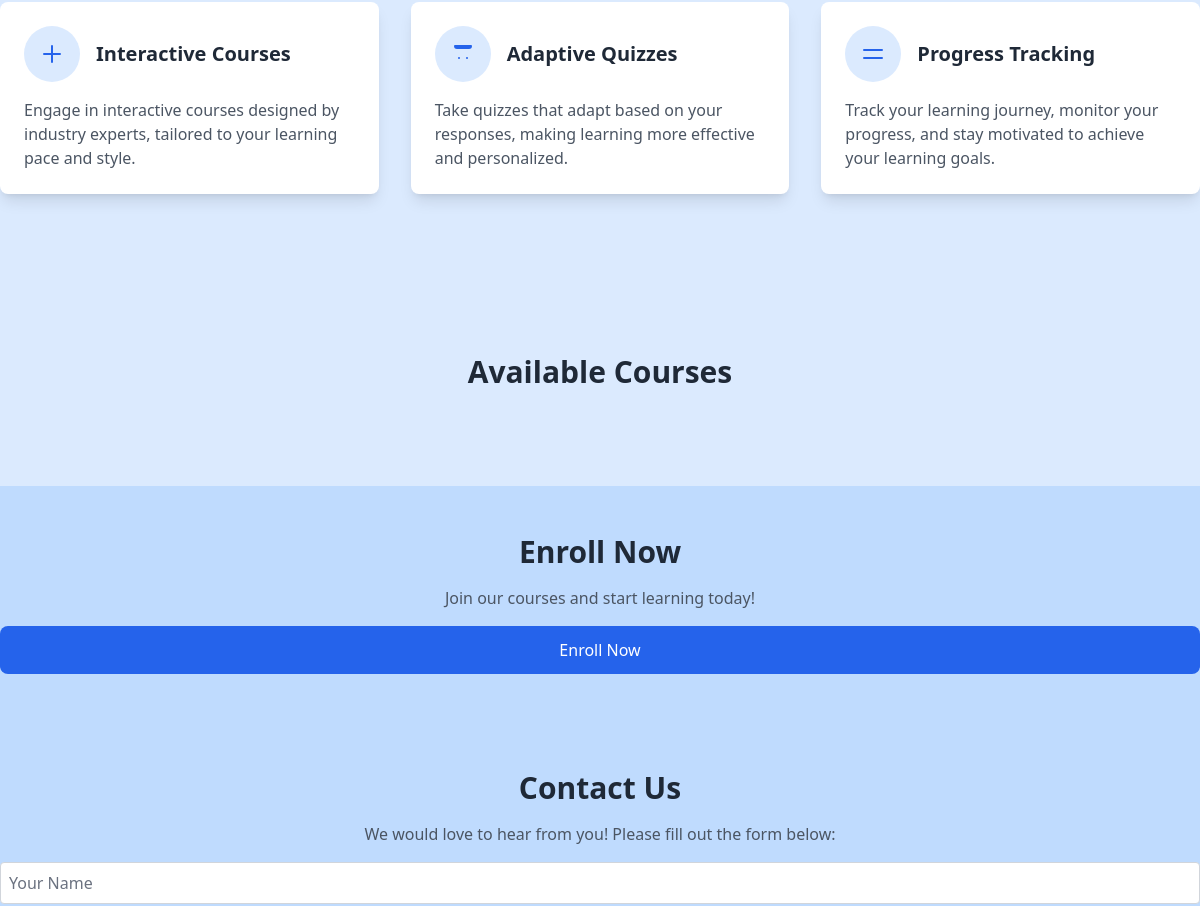
The app's page / (middle part), older data.
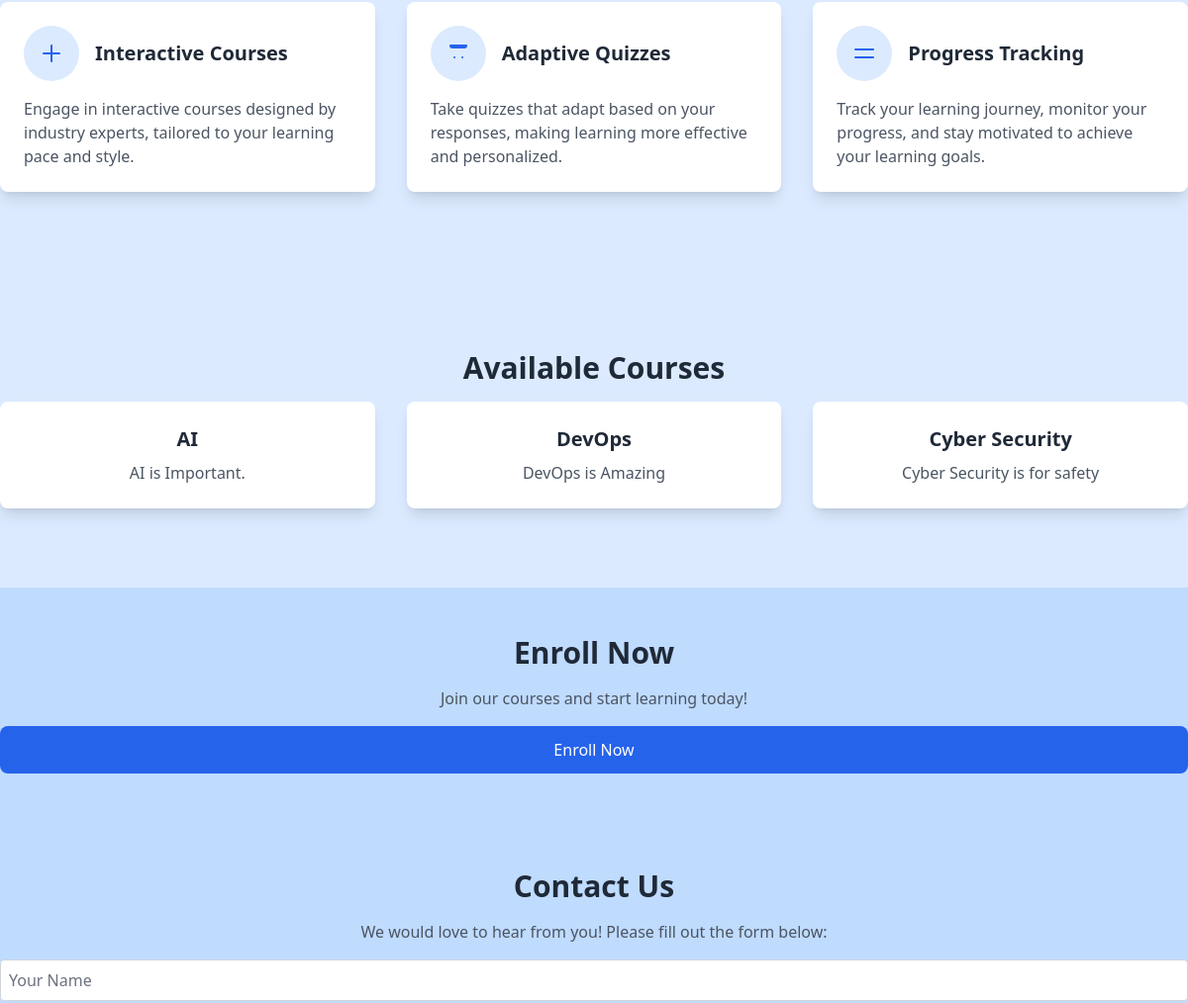
The same page, newer data.
### aiutorapp/models.py (models this page shows, shortened)
class Course(models.Model):
    name = models.CharField(max_length=255)
    description = models.TextField()
    creator = models.ForeignKey(CustomUser, on_delete=models.CASCADE)  # Link to the teacher who created the course
    created_at = models.DateTimeField(auto_now_add=True)  # Timestamp for when the course was created
    file = models.FileField(upload_to='course_files/', blank=True, null=True)  # Field for uploading course files
    media_files = models.FileField(upload_to='media_files/', blank=True, null=True)  # Field for uploading multiple media files
    youtube_link = models.URLField(blank=True, null=True)  # Field for storing YouTube video link

### aiutorapp/views.py (the view)
# urls.py: path('', views.index, name='indexpage'),
def index(request):
    logger.info(f"Request method: {request.method}, Path: {request.path}")
    if request.user.is_authenticated:
        if request.user.user_type == 'student':
            return redirect('student_dashboard')  # Redirect to student dashboard
        elif request.user.user_type == 'teacher':
            return redirect('teacher_dashboard')  # Redirect to teacher dashboard
    all_courses = Course.objects.all()  # Fetch all courses
    return render(request, 'index.html', {'user': request.user, 'courses': all_courses})  # Pass user and courses context

### aiutorapp/templates/index.html (shortened to what the changed rows need)
{% load static tailwind_tags %}
{% load static %}
<!DOCTYPE html>
<html lang="en">
<head>
    <link href="https://cdn.jsdelivr.net/npm/tailwindcss@2.2.19/dist/tailwind.min.css" rel="stylesheet">
    <link rel="stylesheet" href="{% static 'style.css' %}">
    {% tailwind_css %}
</head>
<body class="bg-gray-100 text-gray-800 font-sans flex flex-col min-h-screen">
    <section class="py-20 bg-blue-100" id="AvailableCourses">
        <div class="max-w-7xl mx-auto text-center space-y-4">
            <h2 class="text-3xl font-bold">Available Courses</h2>
            <div class="grid grid-cols-1 md:grid-cols-3 gap-8">
                {% for course in courses %}
                <div class="bg-white p-6 rounded-lg shadow-lg">
                    <h3 class="text-xl font-semibold">{{ course.name }}</h3>
                    <p class="mt-2 text-gray-600">{{ course.description }}</p>
                </div>
                {% endfor %}
            </div>
        </div>
    </section>
    <section class="py-12 bg-blue-200" id="EnrollNow">
        <div class="max-w-7xl mx-auto text-center space-y-4 flex flex-col ">
            <h2 class="text-3xl font-bold">Enroll Now</h2>
        </div>
    </section>
    <section class="py-12 bg-blue-200" id="Contact">
        <div class="max-w-7xl mx-auto text-center space-y-4">
            <h2 class="text-3xl font-bold">Contact Us</h2>
        </div>
    </section>
</body>
</html>

Row changes from the older to the newer data that the page shows:
added Course: name "AI", description "AI is Important."
added Course: name "DevOps", description "DevOps is Amazing"
added Course: name "Cyber Security", description "Cyber Security is for safety"
